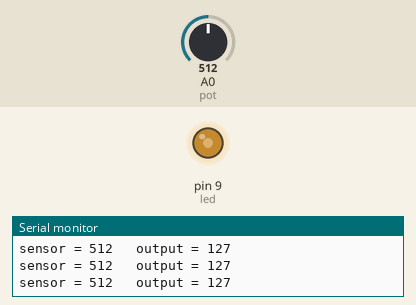
This sketch was run on a simulated Arduino Uno, built with avr-gcc and run on an emulated ATmega328P. Shown: output pins drawn as LEDs (lit = HIGH), the last lines printed to the serial monitor. The inputs (shaded band) are chosen by the test bench; at power-on: A0 (pot) = 512.

Above: at 1.2 s.
1.3 s: A0 (pot) set to 413
At 2.7 s:
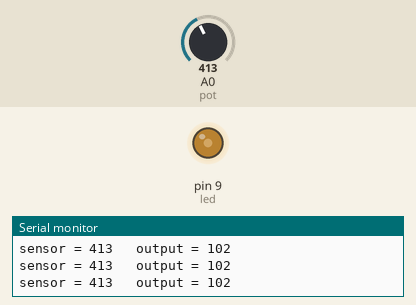
4.3 s: A0 (pot) set to 392
At 4.9 s:
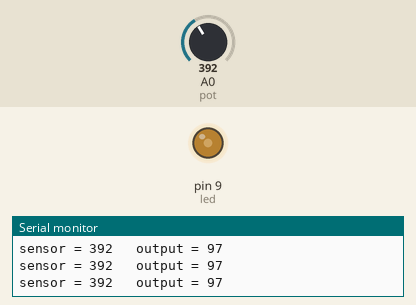
7.3 s: A0 (pot) set to 716
At 8.5 s:
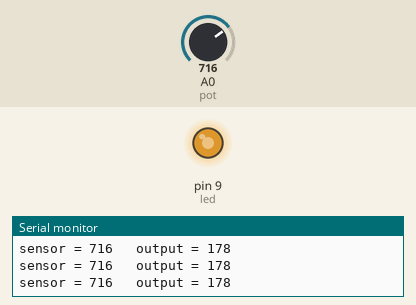
8.8 s: A0 (pot) set to 992
At 9.1 s:
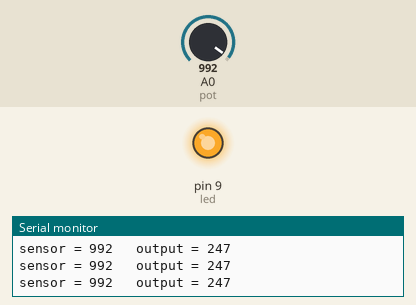
10.3 s: A0 (pot) set to 1009
At 10.9 s:
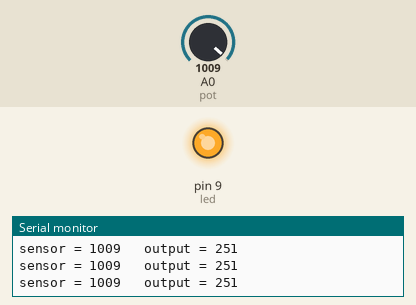
13.3 s: A0 (pot) set to 0
At 13.6 s:
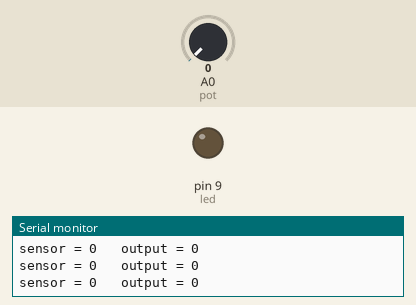
Timing chart, 0 to 15.8 s (numbered marks = the images above; inputs shaded):
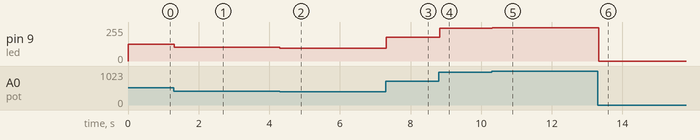

Measured:
- after the input at 1.3 s, pin 9 (led): 127/255 → 102/255 at once
- after the input at 4.3 s, pin 9 (led): 102/255 → 97/255 at once
- after the input at 7.3 s, pin 9 (led): 97/255 → 178/255 at once
- after the input at 8.8 s, pin 9 (led): 178/255 → 247/255 at once
- after the input at 10.3 s, pin 9 (led): 247/255 → 251/255 at once
- after the input at 13.3 s, pin 9 (led): 251/255 → 0/255 at once

The sketch:

pot_fade.ino
```cpp
const int led = 9;      // the pin that the LED is attached to
const int pot = A0;     // A0 will be the analog input channel
int sensorValue = 0;    // this will store the value read from the pot
int outputValue = 0;    // this is the value sent to our pwm pin

void setup()  {
  pinMode(led, OUTPUT); // declare pin 9 to be an output
  Serial.begin(9600); // Open a serial monitor at 9600 baud
}
void loop()  {
  sensorValue = analogRead(pot); // store pot value in sensorValue
  outputValue = map(sensorValue, 0, 1023, 0, 255); // map sensorValue to correct range
  analogWrite(led, outputValue); // write the analog out value to led:

  Serial.print("sensor = " ); // print the results to the serial monitor:
  Serial.print(sensorValue);
  Serial.print("\t output = ");
  Serial.println(outputValue);

  delay(2);  // wait 2 milliseconds for daq to settle
}
```
